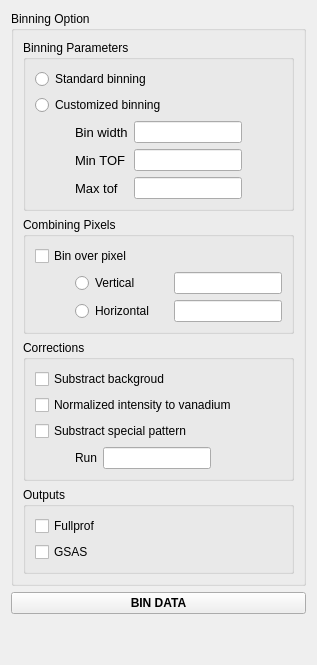
            <widget class="QWidget" name="tab_13">
             <attribute name="title">
              <string>VBIN</string>
             </attribute>
             <layout class="QGridLayout" name="gridLayout_9">
              <item row="0" column="0">
               <layout class="QVBoxLayout" name="verticalLayout_10">
                <item>
                 <widget class="QGroupBox" name="groupBox_10">
                  <property name="title">
                   <string>Binning Option</string>
                  </property>
                  <layout class="QGridLayout" name="gridLayout_19">
                   <item row="1" column="0">
                    <widget class="QGroupBox" name="groupBox_7">
                     <property name="title">
                      <string>Combining Pixels</string>
                     </property>
                     <layout class="QGridLayout" name="gridLayout_8">
                      <item row="0" column="1">
                       <widget class="QCheckBox" name="checkBox_overPixel">
                        <property name="toolTip">
                         <string>&lt;html&gt;&lt;head/&gt;&lt;body&gt;&lt;p&gt;bin over pixel: sum spectrum among certain pixels. &lt;/p&gt;&lt;/body&gt;&lt;/html&gt;</string>
                        </property>
                        <property name="text">
                         <string>Bin over pixel</string>
                        </property>
                       </widget>
                      </item>
                      <item row="1" column="1">
                       <layout class="QGridLayout" name="gridLayout_23">
                        <item row="1" column="2">
                         <widget class="QLineEdit" name="lineEdit_pixelSizeHorizontal">
                          <property name="sizePolicy">
                           <sizepolicy hsizetype="Preferred" vsizetype="Fixed">
                            <horstretch>0</horstretch>
                            <verstretch>0</verstretch>
                           </sizepolicy>
                          </property>
                          <property name="toolTip">
                           <string>&lt;html&gt;&lt;head/&gt;&lt;body&gt;&lt;p&gt;Number of pixels to sum in horizontal direction on detectors&lt;/p&gt;&lt;/body&gt;&lt;/html&gt;</string>
                          </property>
                         </widget>
                        </item>
                        <item row="0" column="1">
                         <widget class="QRadioButton" name="radioButton_binVerticalPixels">
                          <property name="text">
                           <string>Vertical</string>
                          </property>
                         </widget>
                        </item>
                        <item row="0" column="2">
                         <widget class="QLineEdit" name="lineEdit_pixelSizeVertical">
                          <property name="sizePolicy">
                           <sizepolicy hsizetype="Preferred" vsizetype="Fixed">
                            <horstretch>0</horstretch>
                            <verstretch>0</verstretch>
                           </sizepolicy>
                          </property>
                          <property name="toolTip">
                           <string>&lt;html&gt;&lt;head/&gt;&lt;body&gt;&lt;p&gt;Number of pixels to sum in vertical direction on detectors&lt;/p&gt;&lt;/body&gt;&lt;/html&gt;</string>
                          </property>
                          <property name="alignment">
                           <set>Qt::AlignRight|Qt::AlignTrailing|Qt::AlignVCenter</set>
                          </property>
                         </widget>
                        </item>
                        <item row="0" column="0">
                         <spacer name="horizontalSpacer">
                          <property name="orientation">
                           <enum>Qt::Horizontal</enum>
                          </property>
                          <property name="sizeType">
                           <enum>QSizePolicy::Fixed</enum>
                          </property>
                          <property name="sizeHint" stdset="0">
                           <size>
                            <width>40</width>
                            <height>20</height>
                           </size>
                          </property>
                         </spacer>
                        </item>
                        <item row="1" column="1">
                         <widget class="QRadioButton" name="radioButton_binHorizontalPixels">
                          <property name="text">
                           <string>Horizontal</string>
                          </property>
                         </widget>
                        </item>
                       </layout>
                      </item>
                     </layout>
                    </widget>
                   </item>
                   <item row="2" column="0">
                    <widget class="QGroupBox" name="groupBox_15">
                     <property name="title">
                      <string>Corrections</string>
                     </property>
                     <layout class="QGridLayout" name="gridLayout_21">
                      <item row="0" column="0">
                       <widget class="QCheckBox" name="checkBox_reduceSubtractBackground">
                        <property name="text">
                         <string>Substract backgroud</string>
                        </property>
                       </widget>
                      </item>
                      <item row="1" column="0">
                       <widget class="QCheckBox" name="checkBox_reduceNormalizedByVanadium">
                        <property name="text">
                         <string>Normalized intensity to vanadium</string>
                        </property>
                       </widget>
                      </item>
                      <item row="2" column="0">
                       <widget class="QCheckBox" name="checkBox_reduceSubstractSpecialPattern">
                        <property name="text">
                         <string>Substract special pattern</string>
                        </property>
                       </widget>
                      </item>
                      <item row="3" column="0">
                       <layout class="QHBoxLayout" name="horizontalLayout_8">
                        <item>
                         <spacer name="horizontalSpacer_3">
                          <property name="orientation">
                           <enum>Qt::Horizontal</enum>
                          </property>
                          <property name="sizeType">
                           <enum>QSizePolicy::Minimum</enum>
                          </property>
                          <property name="sizeHint" stdset="0">
                           <size>
                            <width>40</width>
                            <height>20</height>
                           </size>
                          </property>
                         </spacer>
                        </item>
                        <item>
                         <widget class="QLabel" name="label_15">
                          <property name="text">
                           <string>Run</string>
                          </property>
                         </widget>
                        </item>
                        <item>
                         <widget class="QLineEdit" name="lineEdit_runSpecialPattern">
                          <property name="sizePolicy">
                           <sizepolicy hsizetype="Preferred" vsizetype="Fixed">
                            <horstretch>0</horstretch>
                            <verstretch>0</verstretch>
                           </sizepolicy>
                          </property>
                         </widget>
                        </item>
                        <item>
                         <spacer name="horizontalSpacer_2">
                          <property name="orientation">
                           <enum>Qt::Horizontal</enum>
                          </property>
                          <property name="sizeHint" stdset="0">
                           <size>
                            <width>40</width>
                            <height>20</height>
                           </size>
                          </property>
                         </spacer>
                        </item>
                       </layout>
                      </item>
                     </layout>
                    </widget>
                   </item>
                   <item row="0" column="0">
                    <widget class="QGroupBox" name="groupBox_9">
                     <property name="title">
                      <string>Binning Parameters</string>
                     </property>
                     <layout class="QVBoxLayout" name="verticalLayout_12">
                      <item>
                       <widget class="QRadioButton" name="radioButton_binStandard">
                        <property name="toolTip">
                         <string>&lt;html&gt;&lt;head/&gt;&lt;body&gt;&lt;p&gt;bin size = fixed&lt;/p&gt;&lt;/body&gt;&lt;/html&gt;</string>
                        </property>
                        <property name="text">
                         <string>Standard binning</string>
                        </property>
                       </widget>
                      </item>
                      <item>
                       <widget class="QRadioButton" name="radioButton_binCustomized">
                        <property name="text">
                         <string>Customized binning</string>
                        </property>
                       </widget>
                      </item>
                      <item>
                       <layout class="QGridLayout" name="gridLayout_22">
                        <item row="2" column="1">
                         <widget class="QLabel" name="label_binMaxTOF">
                          <property name="font">
                           <font>
                            <pointsize>10</pointsize>
                           </font>
                          </property>
                          <property name="text">
                           <string>Max tof</string>
                          </property>
                         </widget>
                        </item>
                        <item row="0" column="1">
                         <widget class="QLabel" name="label_binWidth">
                          <property name="font">
                           <font>
                            <pointsize>10</pointsize>
                           </font>
                          </property>
                          <property name="text">
                           <string>Bin width</string>
                          </property>
                         </widget>
                        </item>
                        <item row="1" column="1">
                         <widget class="QLabel" name="label_binMinTOF">
                          <property name="font">
                           <font>
                            <pointsize>10</pointsize>
                           </font>
                          </property>
                          <property name="text">
                           <string>Min TOF</string>
                          </property>
                         </widget>
                        </item>
                        <item row="2" column="2">
                         <widget class="QLineEdit" name="lineEdit_binMaxTOF">
                          <property name="sizePolicy">
                           <sizepolicy hsizetype="Preferred" vsizetype="Fixed">
                            <horstretch>0</horstretch>
                            <verstretch>0</verstretch>
                           </sizepolicy>
                          </property>
                         </widget>
                        </item>
                        <item row="1" column="2">
                         <widget class="QLineEdit" name="lineEdit_binMinTOF">
                          <property name="sizePolicy">
                           <sizepolicy hsizetype="Preferred" vsizetype="Fixed">
                            <horstretch>0</horstretch>
                            <verstretch>0</verstretch>
                           </sizepolicy>
                          </property>
                         </widget>
                        </item>
                        <item row="0" column="2">
                         <widget class="QLineEdit" name="lineEdit_binWidth">
                          <property name="sizePolicy">
                           <sizepolicy hsizetype="Preferred" vsizetype="Fixed">
                            <horstretch>0</horstretch>
                            <verstretch>0</verstretch>
                           </sizepolicy>
                          </property>
                         </widget>
                        </item>
                        <item row="0" column="0">
                         <spacer name="horizontalSpacer_12">
                          <property name="orientation">
                           <enum>Qt::Horizontal</enum>
                          </property>
                          <property name="sizeType">
                           <enum>QSizePolicy::Preferred</enum>
                          </property>
                          <property name="sizeHint" stdset="0">
                           <size>
                            <width>40</width>
                            <height>20</height>
                           </size>
                          </property>
                         </spacer>
                        </item>
                        <item row="0" column="3">
                         <spacer name="horizontalSpacer_13">
                          <property name="orientation">
                           <enum>Qt::Horizontal</enum>
                          </property>
                          <property name="sizeType">
                           <enum>QSizePolicy::Preferred</enum>
                          </property>
                          <property name="sizeHint" stdset="0">
                           <size>
                            <width>40</width>
                            <height>20</height>
                           </size>
                          </property>
                         </spacer>
                        </item>
                       </layout>
                      </item>
                     </layout>
                    </widget>
                   </item>
                   <item row="3" column="0">
                    <widget class="QGroupBox" name="groupBox_11">
                     <property name="title">
                      <string>Outputs</string>
                     </property>
                     <layout class="QVBoxLayout" name="verticalLayout_9">
                      <item>
                       <widget class="QCheckBox" name="checkBox_outFullprof">
                        <property name="text">
                         <string>Fullprof</string>
                        </property>
                       </widget>
                      </item>
                      <item>
                       <widget class="QCheckBox" name="checkBox_outGSAS">
                        <property name="text">
                         <string>GSAS</string>
                        </property>
                       </widget>
                      </item>
                     </layout>
                    </widget>
                   </item>
                  </layout>
                 </widget>
                </item>
                <item>
                 <widget class="QPushButton" name="pushButton_binData">
                  <property name="font">
                   <font>
                    <weight>75</weight>
                    <bold>true</bold>
                   </font>
                  </property>
                  <property name="text">
                   <string>BIN DATA</string>
                  </property>
                 </widget>
                </item>
                <item>
                 <spacer name="verticalSpacer_3">
                  <property name="orientation">
                   <enum>Qt::Vertical</enum>
                  </property>
                  <property name="sizeHint" stdset="0">
                   <size>
                    <width>20</width>
                    <height>40</height>
                   </size>
                  </property>
                 </spacer>
                </item>
               </layout>
              </item>
             </layout>
            </widget>
